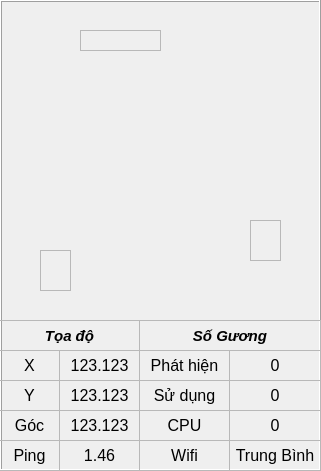
    <widget class="QFrame" name="fr_agv">
     <property name="geometry">
      <rect>
       <x>0</x>
       <y>0</y>
       <width>321</width>
       <height>471</height>
      </rect>
     </property>
     <property name="autoFillBackground">
      <bool>true</bool>
     </property>
     <property name="frameShape">
      <enum>QFrame::Box</enum>
     </property>
     <property name="frameShadow">
      <enum>QFrame::Raised</enum>
     </property>
     <widget class="QLabel" name="lbc_safety1">
      <property name="geometry">
       <rect>
        <x>40</x>
        <y>250</y>
        <width>31</width>
        <height>41</height>
       </rect>
      </property>
      <property name="autoFillBackground">
       <bool>true</bool>
      </property>
      <property name="frameShape">
       <enum>QFrame::StyledPanel</enum>
      </property>
      <property name="lineWidth">
       <number>1</number>
      </property>
      <property name="midLineWidth">
       <number>0</number>
      </property>
      <property name="text">
       <string/>
      </property>
      <property name="scaledContents">
       <bool>false</bool>
      </property>
      <property name="wordWrap">
       <bool>false</bool>
      </property>
      <property name="openExternalLinks">
       <bool>false</bool>
      </property>
     </widget>
     <widget class="QLabel" name="lbc_safety0">
      <property name="geometry">
       <rect>
        <x>80</x>
        <y>30</y>
        <width>81</width>
        <height>21</height>
       </rect>
      </property>
      <property name="autoFillBackground">
       <bool>true</bool>
      </property>
      <property name="frameShape">
       <enum>QFrame::StyledPanel</enum>
      </property>
      <property name="lineWidth">
       <number>1</number>
      </property>
      <property name="midLineWidth">
       <number>0</number>
      </property>
      <property name="text">
       <string/>
      </property>
      <property name="scaledContents">
       <bool>false</bool>
      </property>
      <property name="wordWrap">
       <bool>false</bool>
      </property>
      <property name="openExternalLinks">
       <bool>false</bool>
      </property>
     </widget>
     <widget class="QLabel" name="lb_agv">
      <property name="geometry">
       <rect>
        <x>90</x>
        <y>60</y>
        <width>141</width>
        <height>231</height>
       </rect>
      </property>
      <property name="autoFillBackground">
       <bool>false</bool>
      </property>
      <property name="frameShape">
       <enum>QFrame::NoFrame</enum>
      </property>
      <property name="lineWidth">
       <number>1</number>
      </property>
      <property name="midLineWidth">
       <number>0</number>
      </property>
      <property name="text">
       <string/>
      </property>
      <property name="pixmap">
       <pixmap>AGV.png</pixmap>
      </property>
      <property name="scaledContents">
       <bool>true</bool>
      </property>
      <property name="wordWrap">
       <bool>false</bool>
      </property>
      <property name="openExternalLinks">
       <bool>false</bool>
      </property>
     </widget>
     <widget class="QLabel" name="lbc_safety2">
      <property name="geometry">
       <rect>
        <x>250</x>
        <y>220</y>
        <width>31</width>
        <height>41</height>
       </rect>
      </property>
      <property name="autoFillBackground">
       <bool>true</bool>
      </property>
      <property name="frameShape">
       <enum>QFrame::StyledPanel</enum>
      </property>
      <property name="lineWidth">
       <number>1</number>
      </property>
      <property name="midLineWidth">
       <number>0</number>
      </property>
      <property name="text">
       <string/>
      </property>
      <property name="scaledContents">
       <bool>false</bool>
      </property>
      <property name="wordWrap">
       <bool>false</bool>
      </property>
      <property name="openExternalLinks">
       <bool>false</bool>
      </property>
     </widget>
     <widget class="QFrame" name="frame">
      <property name="geometry">
       <rect>
        <x>-1</x>
        <y>320</y>
        <width>322</width>
        <height>151</height>
       </rect>
      </property>
      <property name="frameShape">
       <enum>QFrame::StyledPanel</enum>
      </property>
      <property name="frameShadow">
       <enum>QFrame::Raised</enum>
      </property>
      <widget class="QLabel" name="lb_coordinates_x_2">
       <property name="geometry">
        <rect>
         <x>0</x>
         <y>0</y>
         <width>141</width>
         <height>31</height>
        </rect>
       </property>
       <property name="font">
        <font>
         <pointsize>11</pointsize>
         <weight>75</weight>
         <italic>true</italic>
         <bold>true</bold>
        </font>
       </property>
       <property name="autoFillBackground">
        <bool>false</bool>
       </property>
       <property name="frameShape">
        <enum>QFrame::StyledPanel</enum>
       </property>
       <property name="lineWidth">
        <number>1</number>
       </property>
       <property name="midLineWidth">
        <number>0</number>
       </property>
       <property name="text">
        <string>Tọa độ</string>
       </property>
       <property name="scaledContents">
        <bool>false</bool>
       </property>
       <property name="alignment">
        <set>Qt::AlignCenter</set>
       </property>
       <property name="wordWrap">
        <bool>false</bool>
       </property>
       <property name="openExternalLinks">
        <bool>false</bool>
       </property>
      </widget>
      <widget class="QLabel" name="lb_coordinates_y">
       <property name="geometry">
        <rect>
         <x>0</x>
         <y>60</y>
         <width>61</width>
         <height>31</height>
        </rect>
       </property>
       <property name="font">
        <font>
         <pointsize>12</pointsize>
        </font>
       </property>
       <property name="autoFillBackground">
        <bool>false</bool>
       </property>
       <property name="frameShape">
        <enum>QFrame::StyledPanel</enum>
       </property>
       <property name="lineWidth">
        <number>1</number>
       </property>
       <property name="midLineWidth">
        <number>0</number>
       </property>
       <property name="text">
        <string>Y</string>
       </property>
       <property name="scaledContents">
        <bool>false</bool>
       </property>
       <property name="alignment">
        <set>Qt::AlignCenter</set>
       </property>
       <property name="wordWrap">
        <bool>false</bool>
       </property>
       <property name="openExternalLinks">
        <bool>false</bool>
       </property>
      </widget>
      <widget class="QLabel" name="lbv_coordinates_r">
       <property name="geometry">
        <rect>
         <x>60</x>
         <y>90</y>
         <width>81</width>
         <height>31</height>
        </rect>
       </property>
       <property name="font">
        <font>
         <pointsize>12</pointsize>
        </font>
       </property>
       <property name="autoFillBackground">
        <bool>false</bool>
       </property>
       <property name="frameShape">
        <enum>QFrame::StyledPanel</enum>
       </property>
       <property name="lineWidth">
        <number>1</number>
       </property>
       <property name="midLineWidth">
        <number>0</number>
       </property>
       <property name="text">
        <string>123.123</string>
       </property>
       <property name="scaledContents">
        <bool>false</bool>
       </property>
       <property name="alignment">
        <set>Qt::AlignCenter</set>
       </property>
       <property name="wordWrap">
        <bool>false</bool>
       </property>
       <property name="openExternalLinks">
        <bool>false</bool>
       </property>
      </widget>
      <widget class="QLabel" name="lbv_coordinates_x">
       <property name="geometry">
        <rect>
         <x>60</x>
         <y>30</y>
         <width>81</width>
         <height>31</height>
        </rect>
       </property>
       <property name="font">
        <font>
         <pointsize>12</pointsize>
        </font>
       </property>
       <property name="autoFillBackground">
        <bool>false</bool>
       </property>
       <property name="frameShape">
        <enum>QFrame::StyledPanel</enum>
       </property>
       <property name="lineWidth">
        <number>1</number>
       </property>
       <property name="midLineWidth">
        <number>0</number>
       </property>
       <property name="text">
        <string>123.123</string>
       </property>
       <property name="scaledContents">
        <bool>false</bool>
       </property>
       <property name="alignment">
        <set>Qt::AlignCenter</set>
       </property>
       <property name="wordWrap">
        <bool>false</bool>
       </property>
       <property name="openExternalLinks">
        <bool>false</bool>
       </property>
      </widget>
      <widget class="QLabel" name="lb_coordinates_r">
       <property name="geometry">
        <rect>
         <x>0</x>
         <y>90</y>
         <width>61</width>
         <height>31</height>
        </rect>
       </property>
       <property name="font">
        <font>
         <pointsize>12</pointsize>
        </font>
       </property>
       <property name="autoFillBackground">
        <bool>false</bool>
       </property>
       <property name="frameShape">
        <enum>QFrame::StyledPanel</enum>
       </property>
       <property name="lineWidth">
        <number>1</number>
       </property>
       <property name="midLineWidth">
        <number>0</number>
       </property>
       <property name="text">
        <string>Góc</string>
       </property>
       <property name="scaledContents">
        <bool>false</bool>
       </property>
       <property name="alignment">
        <set>Qt::AlignCenter</set>
       </property>
       <property name="wordWrap">
        <bool>false</bool>
       </property>
       <property name="openExternalLinks">
        <bool>false</bool>
       </property>
      </widget>
      <widget class="QLabel" name="lbv_coordinates_y">
       <property name="geometry">
        <rect>
         <x>60</x>
         <y>60</y>
         <width>81</width>
         <height>31</height>
        </rect>
       </property>
       <property name="font">
        <font>
         <pointsize>12</pointsize>
        </font>
       </property>
       <property name="autoFillBackground">
        <bool>false</bool>
       </property>
       <property name="frameShape">
        <enum>QFrame::StyledPanel</enum>
       </property>
       <property name="lineWidth">
        <number>1</number>
       </property>
       <property name="midLineWidth">
        <number>0</number>
       </property>
       <property name="text">
        <string>123.123</string>
       </property>
       <property name="scaledContents">
        <bool>false</bool>
       </property>
       <property name="alignment">
        <set>Qt::AlignCenter</set>
       </property>
       <property name="wordWrap">
        <bool>false</bool>
       </property>
       <property name="openExternalLinks">
        <bool>false</bool>
       </property>
      </widget>
      <widget class="QLabel" name="lb_coordinates_x">
       <property name="geometry">
        <rect>
         <x>0</x>
         <y>30</y>
         <width>61</width>
         <height>31</height>
        </rect>
       </property>
       <property name="font">
        <font>
         <pointsize>12</pointsize>
        </font>
       </property>
       <property name="autoFillBackground">
        <bool>false</bool>
       </property>
       <property name="frameShape">
        <enum>QFrame::StyledPanel</enum>
       </property>
       <property name="lineWidth">
        <number>1</number>
       </property>
       <property name="midLineWidth">
        <number>0</number>
       </property>
       <property name="text">
        <string>X</string>
       </property>
       <property name="scaledContents">
        <bool>false</bool>
       </property>
       <property name="alignment">
        <set>Qt::AlignCenter</set>
       </property>
       <property name="wordWrap">
        <bool>false</bool>
       </property>
       <property name="openExternalLinks">
        <bool>false</bool>
       </property>
      </widget>
      <widget class="QLabel" name="lb_numbeReflector">
       <property name="geometry">
        <rect>
         <x>140</x>
         <y>60</y>
         <width>91</width>
         <height>31</height>
        </rect>
       </property>
       <property name="font">
        <font>
         <pointsize>12</pointsize>
        </font>
       </property>
       <property name="autoFillBackground">
        <bool>false</bool>
       </property>
       <property name="frameShape">
        <enum>QFrame::StyledPanel</enum>
       </property>
       <property name="lineWidth">
        <number>1</number>
       </property>
       <property name="midLineWidth">
        <number>0</number>
       </property>
       <property name="text">
        <string>Sử dụng</string>
       </property>
       <property name="scaledContents">
        <bool>false</bool>
       </property>
       <property name="alignment">
        <set>Qt::AlignCenter</set>
       </property>
       <property name="wordWrap">
        <bool>false</bool>
       </property>
       <property name="openExternalLinks">
        <bool>false</bool>
       </property>
      </widget>
      <widget class="QLabel" name="lb_pingServer_2">
       <property name="geometry">
        <rect>
         <x>140</x>
         <y>0</y>
         <width>182</width>
         <height>31</height>
        </rect>
       </property>
       <property name="font">
        <font>
         <pointsize>11</pointsize>
         <weight>75</weight>
         <italic>true</italic>
         <bold>true</bold>
        </font>
       </property>
       <property name="autoFillBackground">
        <bool>false</bool>
       </property>
       <property name="frameShape">
        <enum>QFrame::StyledPanel</enum>
       </property>
       <property name="lineWidth">
        <number>1</number>
       </property>
       <property name="midLineWidth">
        <number>0</number>
       </property>
       <property name="text">
        <string>Số Gương</string>
       </property>
       <property name="scaledContents">
        <bool>false</bool>
       </property>
       <property name="alignment">
        <set>Qt::AlignCenter</set>
       </property>
       <property name="wordWrap">
        <bool>false</bool>
       </property>
       <property name="openExternalLinks">
        <bool>false</bool>
       </property>
      </widget>
      <widget class="QLabel" name="lbv_reflectorDetect_1">
       <property name="geometry">
        <rect>
         <x>230</x>
         <y>30</y>
         <width>92</width>
         <height>31</height>
        </rect>
       </property>
       <property name="font">
        <font>
         <pointsize>12</pointsize>
        </font>
       </property>
       <property name="autoFillBackground">
        <bool>false</bool>
       </property>
       <property name="frameShape">
        <enum>QFrame::StyledPanel</enum>
       </property>
       <property name="lineWidth">
        <number>1</number>
       </property>
       <property name="midLineWidth">
        <number>0</number>
       </property>
       <property name="text">
        <string>0</string>
       </property>
       <property name="scaledContents">
        <bool>false</bool>
       </property>
       <property name="alignment">
        <set>Qt::AlignCenter</set>
       </property>
       <property name="wordWrap">
        <bool>false</bool>
       </property>
       <property name="openExternalLinks">
        <bool>false</bool>
       </property>
      </widget>
      <widget class="QLabel" name="lb_reflectorDetect_1">
       <property name="geometry">
        <rect>
         <x>140</x>
         <y>30</y>
         <width>91</width>
         <height>31</height>
        </rect>
       </property>
       <property name="font">
        <font>
         <pointsize>12</pointsize>
        </font>
       </property>
       <property name="autoFillBackground">
        <bool>false</bool>
       </property>
       <property name="frameShape">
        <enum>QFrame::StyledPanel</enum>
       </property>
       <property name="lineWidth">
        <number>1</number>
       </property>
       <property name="midLineWidth">
        <number>0</number>
       </property>
       <property name="text">
        <string>Phát hiện</string>
       </property>
       <property name="scaledContents">
        <bool>false</bool>
       </property>
       <property name="alignment">
        <set>Qt::AlignCenter</set>
       </property>
       <property name="wordWrap">
        <bool>false</bool>
       </property>
       <property name="openExternalLinks">
        <bool>false</bool>
       </property>
      </widget>
      <widget class="QLabel" name="lbv_numberReflector">
       <property name="geometry">
        <rect>
         <x>230</x>
         <y>60</y>
         <width>92</width>
         <height>31</height>
        </rect>
       </property>
       <property name="font">
        <font>
         <pointsize>12</pointsize>
        </font>
       </property>
       <property name="autoFillBackground">
        <bool>false</bool>
       </property>
       <property name="frameShape">
        <enum>QFrame::StyledPanel</enum>
       </property>
       <property name="lineWidth">
        <number>1</number>
       </property>
       <property name="midLineWidth">
        <number>0</number>
       </property>
       <property name="text">
        <string>0</string>
       </property>
       <property name="scaledContents">
        <bool>false</bool>
       </property>
       <property name="alignment">
        <set>Qt::AlignCenter</set>
       </property>
       <property name="wordWrap">
        <bool>false</bool>
       </property>
       <property name="openExternalLinks">
        <bool>false</bool>
       </property>
      </widget>
      <widget class="QLabel" name="lbv_pingServer">
       <property name="geometry">
        <rect>
         <x>60</x>
         <y>120</y>
         <width>81</width>
         <height>31</height>
        </rect>
       </property>
       <property name="font">
        <font>
         <pointsize>12</pointsize>
        </font>
       </property>
       <property name="autoFillBackground">
        <bool>false</bool>
       </property>
       <property name="frameShape">
        <enum>QFrame::StyledPanel</enum>
       </property>
       <property name="lineWidth">
        <number>1</number>
       </property>
       <property name="midLineWidth">
        <number>0</number>
       </property>
       <property name="text">
        <string>1.46</string>
       </property>
       <property name="scaledContents">
        <bool>false</bool>
       </property>
       <property name="alignment">
        <set>Qt::AlignCenter</set>
       </property>
       <property name="wordWrap">
        <bool>false</bool>
       </property>
       <property name="openExternalLinks">
        <bool>false</bool>
       </property>
      </widget>
      <widget class="QLabel" name="lb_pingServer">
       <property name="geometry">
        <rect>
         <x>0</x>
         <y>120</y>
         <width>61</width>
         <height>31</height>
        </rect>
       </property>
       <property name="font">
        <font>
         <pointsize>12</pointsize>
         <weight>50</weight>
         <italic>false</italic>
         <bold>false</bold>
        </font>
       </property>
       <property name="autoFillBackground">
        <bool>false</bool>
       </property>
       <property name="frameShape">
        <enum>QFrame::StyledPanel</enum>
       </property>
       <property name="lineWidth">
        <number>1</number>
       </property>
       <property name="midLineWidth">
        <number>0</number>
       </property>
       <property name="text">
        <string>Ping</string>
       </property>
       <property name="scaledContents">
        <bool>false</bool>
       </property>
       <property name="alignment">
        <set>Qt::AlignCenter</set>
       </property>
       <property name="wordWrap">
        <bool>false</bool>
       </property>
       <property name="openExternalLinks">
        <bool>false</bool>
       </property>
      </widget>
      <widget class="QLabel" name="lb_cpu2">
       <property name="geometry">
        <rect>
         <x>140</x>
         <y>90</y>
         <width>91</width>
         <height>31</height>
        </rect>
       </property>
       <property name="font">
        <font>
         <pointsize>12</pointsize>
        </font>
       </property>
       <property name="autoFillBackground">
        <bool>false</bool>
       </property>
       <property name="frameShape">
        <enum>QFrame::StyledPanel</enum>
       </property>
       <property name="lineWidth">
        <number>1</number>
       </property>
       <property name="midLineWidth">
        <number>0</number>
       </property>
       <property name="text">
        <string>CPU</string>
       </property>
       <property name="scaledContents">
        <bool>false</bool>
       </property>
       <property name="alignment">
        <set>Qt::AlignCenter</set>
       </property>
       <property name="wordWrap">
        <bool>false</bool>
       </property>
       <property name="openExternalLinks">
        <bool>false</bool>
       </property>
      </widget>
      <widget class="QLabel" name="lbv_cpu2">
       <property name="geometry">
        <rect>
         <x>230</x>
         <y>90</y>
         <width>92</width>
         <height>31</height>
        </rect>
       </property>
       <property name="font">
        <font>
         <pointsize>12</pointsize>
        </font>
       </property>
       <property name="autoFillBackground">
        <bool>false</bool>
       </property>
       <property name="frameShape">
        <enum>QFrame::StyledPanel</enum>
       </property>
       <property name="lineWidth">
        <number>1</number>
       </property>
       <property name="midLineWidth">
        <number>0</number>
       </property>
       <property name="text">
        <string>0</string>
       </property>
       <property name="scaledContents">
        <bool>false</bool>
       </property>
       <property name="alignment">
        <set>Qt::AlignCenter</set>
       </property>
       <property name="wordWrap">
        <bool>false</bool>
       </property>
       <property name="openExternalLinks">
        <bool>false</bool>
       </property>
      </widget>
      <widget class="QLabel" name="lb_tempcpu2">
       <property name="geometry">
        <rect>
         <x>140</x>
         <y>120</y>
         <width>91</width>
         <height>31</height>
        </rect>
       </property>
       <property name="font">
        <font>
         <pointsize>12</pointsize>
         <weight>50</weight>
         <bold>false</bold>
        </font>
       </property>
       <property name="autoFillBackground">
        <bool>false</bool>
       </property>
       <property name="frameShape">
        <enum>QFrame::StyledPanel</enum>
       </property>
       <property name="lineWidth">
        <number>1</number>
       </property>
       <property name="midLineWidth">
        <number>0</number>
       </property>
       <property name="text">
        <string>Wifi</string>
       </property>
       <property name="scaledContents">
        <bool>false</bool>
       </property>
       <property name="alignment">
        <set>Qt::AlignCenter</set>
       </property>
       <property name="wordWrap">
        <bool>false</bool>
       </property>
       <property name="openExternalLinks">
        <bool>false</bool>
       </property>
      </widget>
      <widget class="QLabel" name="lbv_SignalWifi2">
       <property name="geometry">
        <rect>
         <x>230</x>
         <y>120</y>
         <width>92</width>
         <height>31</height>
        </rect>
       </property>
       <property name="font">
        <font>
         <pointsize>12</pointsize>
         <weight>50</weight>
         <bold>false</bold>
        </font>
       </property>
       <property name="autoFillBackground">
        <bool>false</bool>
       </property>
       <property name="frameShape">
        <enum>QFrame::StyledPanel</enum>
       </property>
       <property name="lineWidth">
        <number>1</number>
       </property>
       <property name="midLineWidth">
        <number>0</number>
       </property>
       <property name="text">
        <string>Trung Bình</string>
       </property>
       <property name="scaledContents">
        <bool>false</bool>
       </property>
       <property name="alignment">
        <set>Qt::AlignCenter</set>
       </property>
       <property name="wordWrap">
        <bool>false</bool>
       </property>
       <property name="openExternalLinks">
        <bool>false</bool>
       </property>
      </widget>
     </widget>
     <zorder>frame</zorder>
     <zorder>lbc_safety1</zorder>
     <zorder>lbc_safety0</zorder>
     <zorder>lb_agv</zorder>
     <zorder>lbc_safety2</zorder>
    </widget>
